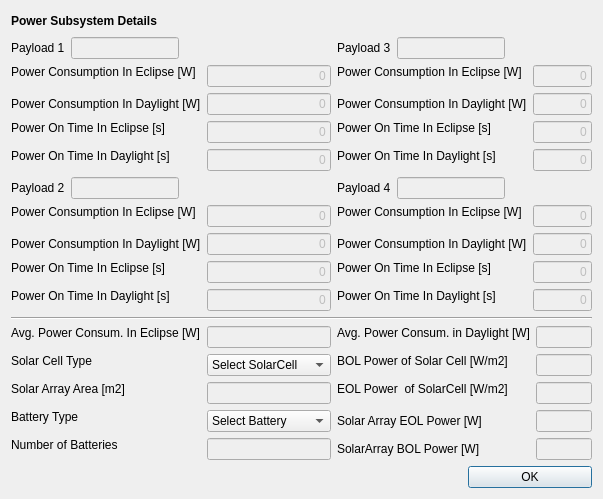
<?xml version="1.0" encoding="UTF-8"?>
<ui version="4.0">
 <class>PowerGUI</class>
 <widget class="QDialog" name="PowerGUI">
  <property name="geometry">
   <rect>
    <x>0</x>
    <y>0</y>
    <width>603</width>
    <height>475</height>
   </rect>
  </property>
  <property name="sizePolicy">
   <sizepolicy hsizetype="Fixed" vsizetype="Fixed">
    <horstretch>0</horstretch>
    <verstretch>0</verstretch>
   </sizepolicy>
  </property>
  <property name="windowTitle">
   <string>Dialog</string>
  </property>
  <layout class="QGridLayout" name="gridLayout">
   <item row="0" column="0">
    <widget class="QLabel" name="label">
     <property name="font">
      <font>
       <weight>75</weight>
       <bold>true</bold>
      </font>
     </property>
     <property name="text">
      <string>Power Subsystem Details</string>
     </property>
    </widget>
   </item>
   <item row="0" column="1" colspan="3">
    <spacer name="horizontalSpacer_3">
     <property name="orientation">
      <enum>Qt::Horizontal</enum>
     </property>
     <property name="sizeHint" stdset="0">
      <size>
       <width>487</width>
       <height>20</height>
      </size>
     </property>
    </spacer>
   </item>
   <item row="1" column="0" colspan="2">
    <layout class="QFormLayout" name="formLayout_8">
     <item row="0" column="0">
      <layout class="QFormLayout" name="formLayout">
       <item row="0" column="0">
        <widget class="QLabel" name="label_3">
         <property name="text">
          <string>Payload 1</string>
         </property>
        </widget>
       </item>
       <item row="0" column="1">
        <widget class="QLineEdit" name="PowerGUIPayload1NameLineEdit">
         <property name="enabled">
          <bool>false</bool>
         </property>
        </widget>
       </item>
      </layout>
     </item>
     <item row="0" column="1">
      <spacer name="horizontalSpacer_2">
       <property name="orientation">
        <enum>Qt::Horizontal</enum>
       </property>
       <property name="sizeHint" stdset="0">
        <size>
         <width>40</width>
         <height>20</height>
        </size>
       </property>
      </spacer>
     </item>
     <item row="1" column="0">
      <widget class="QLabel" name="label_26">
       <property name="sizePolicy">
        <sizepolicy hsizetype="Fixed" vsizetype="Fixed">
         <horstretch>0</horstretch>
         <verstretch>0</verstretch>
        </sizepolicy>
       </property>
       <property name="text">
        <string>Power Consumption In Eclipse [W]</string>
       </property>
       <property name="indent">
        <number>0</number>
       </property>
      </widget>
     </item>
     <item row="1" column="1">
      <widget class="QLineEdit" name="PowerGUIPayload1PowerInEclipseLineEdit">
       <property name="enabled">
        <bool>false</bool>
       </property>
       <property name="text">
        <string>0</string>
       </property>
       <property name="alignment">
        <set>Qt::AlignRight|Qt::AlignTrailing|Qt::AlignVCenter</set>
       </property>
      </widget>
     </item>
     <item row="3" column="0">
      <widget class="QLabel" name="label_30">
       <property name="sizePolicy">
        <sizepolicy hsizetype="Fixed" vsizetype="Fixed">
         <horstretch>0</horstretch>
         <verstretch>0</verstretch>
        </sizepolicy>
       </property>
       <property name="text">
        <string>Power On Time In Eclipse [s]</string>
       </property>
       <property name="indent">
        <number>0</number>
       </property>
      </widget>
     </item>
     <item row="3" column="1">
      <widget class="QLineEdit" name="PowerGUIPayload1PowerOnEclipseLineEdit">
       <property name="enabled">
        <bool>false</bool>
       </property>
       <property name="text">
        <string>0</string>
       </property>
       <property name="alignment">
        <set>Qt::AlignRight|Qt::AlignTrailing|Qt::AlignVCenter</set>
       </property>
      </widget>
     </item>
     <item row="4" column="0">
      <widget class="QLabel" name="label_41">
       <property name="sizePolicy">
        <sizepolicy hsizetype="Fixed" vsizetype="Fixed">
         <horstretch>0</horstretch>
         <verstretch>0</verstretch>
        </sizepolicy>
       </property>
       <property name="text">
        <string>Power On Time In Daylight [s]</string>
       </property>
       <property name="indent">
        <number>0</number>
       </property>
      </widget>
     </item>
     <item row="4" column="1">
      <widget class="QLineEdit" name="PowerGUIPayload1PowerOnDaylightLineEdit">
       <property name="enabled">
        <bool>false</bool>
       </property>
       <property name="text">
        <string>0</string>
       </property>
       <property name="alignment">
        <set>Qt::AlignRight|Qt::AlignTrailing|Qt::AlignVCenter</set>
       </property>
      </widget>
     </item>
     <item row="5" column="0">
      <layout class="QFormLayout" name="formLayout_2">
       <item row="0" column="0">
        <widget class="QLabel" name="label_4">
         <property name="text">
          <string>Payload 2</string>
         </property>
        </widget>
       </item>
       <item row="0" column="1">
        <widget class="QLineEdit" name="PowerGUIPayload2NameLineEdit">
         <property name="enabled">
          <bool>false</bool>
         </property>
        </widget>
       </item>
      </layout>
     </item>
     <item row="5" column="1">
      <spacer name="horizontalSpacer_5">
       <property name="orientation">
        <enum>Qt::Horizontal</enum>
       </property>
       <property name="sizeHint" stdset="0">
        <size>
         <width>40</width>
         <height>20</height>
        </size>
       </property>
      </spacer>
     </item>
     <item row="6" column="0">
      <widget class="QLabel" name="label_28">
       <property name="sizePolicy">
        <sizepolicy hsizetype="Fixed" vsizetype="Fixed">
         <horstretch>0</horstretch>
         <verstretch>0</verstretch>
        </sizepolicy>
       </property>
       <property name="text">
        <string>Power Consumption In Eclipse [W]</string>
       </property>
       <property name="indent">
        <number>0</number>
       </property>
      </widget>
     </item>
     <item row="6" column="1">
      <widget class="QLineEdit" name="PowerGUIPayload2PowerInEclipseLineEdit">
       <property name="enabled">
        <bool>false</bool>
       </property>
       <property name="text">
        <string>0</string>
       </property>
       <property name="alignment">
        <set>Qt::AlignRight|Qt::AlignTrailing|Qt::AlignVCenter</set>
       </property>
      </widget>
     </item>
     <item row="8" column="0">
      <widget class="QLabel" name="label_37">
       <property name="sizePolicy">
        <sizepolicy hsizetype="Fixed" vsizetype="Fixed">
         <horstretch>0</horstretch>
         <verstretch>0</verstretch>
        </sizepolicy>
       </property>
       <property name="text">
        <string>Power On Time In Eclipse [s]</string>
       </property>
       <property name="indent">
        <number>0</number>
       </property>
      </widget>
     </item>
     <item row="8" column="1">
      <widget class="QLineEdit" name="PowerGUIPayload2PowerOnEclipseLineEdit">
       <property name="enabled">
        <bool>false</bool>
       </property>
       <property name="text">
        <string>0</string>
       </property>
       <property name="alignment">
        <set>Qt::AlignRight|Qt::AlignTrailing|Qt::AlignVCenter</set>
       </property>
      </widget>
     </item>
     <item row="9" column="0">
      <widget class="QLabel" name="label_45">
       <property name="sizePolicy">
        <sizepolicy hsizetype="Fixed" vsizetype="Fixed">
         <horstretch>0</horstretch>
         <verstretch>0</verstretch>
        </sizepolicy>
       </property>
       <property name="text">
        <string>Power On Time In Daylight [s]</string>
       </property>
       <property name="indent">
        <number>0</number>
       </property>
      </widget>
     </item>
     <item row="9" column="1">
      <widget class="QLineEdit" name="PowerGUIPayload2PowerOnDaylightLineEdit">
       <property name="enabled">
        <bool>false</bool>
       </property>
       <property name="text">
        <string>0</string>
       </property>
       <property name="alignment">
        <set>Qt::AlignRight|Qt::AlignTrailing|Qt::AlignVCenter</set>
       </property>
      </widget>
     </item>
     <item row="2" column="0">
      <widget class="QLabel" name="label_2">
       <property name="text">
        <string>Power Consumption In Daylight [W]</string>
       </property>
      </widget>
     </item>
     <item row="7" column="0">
      <widget class="QLabel" name="label_7">
       <property name="text">
        <string>Power Consumption In Daylight [W]</string>
       </property>
      </widget>
     </item>
     <item row="2" column="1">
      <widget class="QLineEdit" name="PowerGUIPayload1PowerInDaylightLineEdit">
       <property name="enabled">
        <bool>false</bool>
       </property>
       <property name="text">
        <string>0</string>
       </property>
       <property name="alignment">
        <set>Qt::AlignRight|Qt::AlignTrailing|Qt::AlignVCenter</set>
       </property>
      </widget>
     </item>
     <item row="7" column="1">
      <widget class="QLineEdit" name="PowerGUIPayload2PowerInDaylightLineEdit">
       <property name="enabled">
        <bool>false</bool>
       </property>
       <property name="text">
        <string>0</string>
       </property>
       <property name="alignment">
        <set>Qt::AlignRight|Qt::AlignTrailing|Qt::AlignVCenter</set>
       </property>
      </widget>
     </item>
    </layout>
   </item>
   <item row="1" column="2" colspan="2">
    <layout class="QFormLayout" name="formLayout_7">
     <item row="0" column="0">
      <layout class="QFormLayout" name="formLayout_3">
       <property name="fieldGrowthPolicy">
        <enum>QFormLayout::AllNonFixedFieldsGrow</enum>
       </property>
       <item row="0" column="1">
        <widget class="QLineEdit" name="PowerGUIPayload3NameLineEdit">
         <property name="enabled">
          <bool>false</bool>
         </property>
        </widget>
       </item>
       <item row="0" column="0">
        <widget class="QLabel" name="label_5">
         <property name="text">
          <string>Payload 3</string>
         </property>
        </widget>
       </item>
      </layout>
     </item>
     <item row="0" column="1">
      <spacer name="horizontalSpacer_4">
       <property name="orientation">
        <enum>Qt::Horizontal</enum>
       </property>
       <property name="sizeHint" stdset="0">
        <size>
         <width>40</width>
         <height>20</height>
        </size>
       </property>
      </spacer>
     </item>
     <item row="1" column="0">
      <widget class="QLabel" name="label_27">
       <property name="sizePolicy">
        <sizepolicy hsizetype="Fixed" vsizetype="Fixed">
         <horstretch>0</horstretch>
         <verstretch>0</verstretch>
        </sizepolicy>
       </property>
       <property name="text">
        <string>Power Consumption In Eclipse [W]</string>
       </property>
       <property name="indent">
        <number>0</number>
       </property>
      </widget>
     </item>
     <item row="1" column="1">
      <widget class="QLineEdit" name="PowerGUIPayload3PowerInEclipseLineEdit">
       <property name="enabled">
        <bool>false</bool>
       </property>
       <property name="text">
        <string>0</string>
       </property>
       <property name="alignment">
        <set>Qt::AlignRight|Qt::AlignTrailing|Qt::AlignVCenter</set>
       </property>
      </widget>
     </item>
     <item row="3" column="0">
      <widget class="QLabel" name="label_40">
       <property name="sizePolicy">
        <sizepolicy hsizetype="Fixed" vsizetype="Fixed">
         <horstretch>0</horstretch>
         <verstretch>0</verstretch>
        </sizepolicy>
       </property>
       <property name="text">
        <string>Power On Time In Eclipse [s]</string>
       </property>
       <property name="indent">
        <number>0</number>
       </property>
      </widget>
     </item>
     <item row="3" column="1">
      <widget class="QLineEdit" name="PowerGUIPayload3PowerOnEclipseLineEdit">
       <property name="enabled">
        <bool>false</bool>
       </property>
       <property name="text">
        <string>0</string>
       </property>
       <property name="alignment">
        <set>Qt::AlignRight|Qt::AlignTrailing|Qt::AlignVCenter</set>
       </property>
      </widget>
     </item>
     <item row="4" column="0">
      <widget class="QLabel" name="label_42">
       <property name="sizePolicy">
        <sizepolicy hsizetype="Fixed" vsizetype="Fixed">
         <horstretch>0</horstretch>
         <verstretch>0</verstretch>
        </sizepolicy>
       </property>
       <property name="text">
        <string>Power On Time In Daylight [s]</string>
       </property>
       <property name="indent">
        <number>0</number>
       </property>
      </widget>
     </item>
     <item row="4" column="1">
      <widget class="QLineEdit" name="PowerGUIPayload3PowerOnDaylightLineEdit">
       <property name="enabled">
        <bool>false</bool>
       </property>
       <property name="text">
        <string>0</string>
       </property>
       <property name="alignment">
        <set>Qt::AlignRight|Qt::AlignTrailing|Qt::AlignVCenter</set>
       </property>
      </widget>
     </item>
     <item row="5" column="0">
      <layout class="QFormLayout" name="formLayout_4">
       <item row="0" column="0">
        <widget class="QLabel" name="label_6">
         <property name="text">
          <string>Payload 4</string>
         </property>
        </widget>
       </item>
       <item row="0" column="1">
        <widget class="QLineEdit" name="PowerGUIPayload4NameLineEdit">
         <property name="enabled">
          <bool>false</bool>
         </property>
        </widget>
       </item>
      </layout>
     </item>
     <item row="5" column="1">
      <spacer name="horizontalSpacer_6">
       <property name="orientation">
        <enum>Qt::Horizontal</enum>
       </property>
       <property name="sizeHint" stdset="0">
        <size>
         <width>40</width>
         <height>20</height>
        </size>
       </property>
      </spacer>
     </item>
     <item row="6" column="0">
      <widget class="QLabel" name="label_29">
       <property name="sizePolicy">
        <sizepolicy hsizetype="Fixed" vsizetype="Fixed">
         <horstretch>0</horstretch>
         <verstretch>0</verstretch>
        </sizepolicy>
       </property>
       <property name="text">
        <string>Power Consumption In Eclipse [W]</string>
       </property>
       <property name="indent">
        <number>0</number>
       </property>
      </widget>
     </item>
     <item row="6" column="1">
      <widget class="QLineEdit" name="PowerGUIPayload4PowerInEclipseLineEdit">
       <property name="enabled">
        <bool>false</bool>
       </property>
       <property name="text">
        <string>0</string>
       </property>
       <property name="alignment">
        <set>Qt::AlignRight|Qt::AlignTrailing|Qt::AlignVCenter</set>
       </property>
      </widget>
     </item>
     <item row="8" column="0">
      <widget class="QLabel" name="label_43">
       <property name="sizePolicy">
        <sizepolicy hsizetype="Fixed" vsizetype="Fixed">
         <horstretch>0</horstretch>
         <verstretch>0</verstretch>
        </sizepolicy>
       </property>
       <property name="text">
        <string>Power On Time In Eclipse [s]</string>
       </property>
       <property name="indent">
        <number>0</number>
       </property>
      </widget>
     </item>
     <item row="8" column="1">
      <widget class="QLineEdit" name="PowerGUIPayload4PowerOnEclipseLineEdit">
       <property name="enabled">
        <bool>false</bool>
       </property>
       <property name="text">
        <string>0</string>
       </property>
       <property name="alignment">
        <set>Qt::AlignRight|Qt::AlignTrailing|Qt::AlignVCenter</set>
       </property>
      </widget>
     </item>
     <item row="9" column="0">
      <widget class="QLabel" name="label_44">
       <property name="sizePolicy">
        <sizepolicy hsizetype="Fixed" vsizetype="Fixed">
         <horstretch>0</horstretch>
         <verstretch>0</verstretch>
        </sizepolicy>
       </property>
       <property name="text">
        <string>Power On Time In Daylight [s]</string>
       </property>
       <property name="indent">
        <number>0</number>
       </property>
      </widget>
     </item>
     <item row="2" column="0">
      <widget class="QLabel" name="label_8">
       <property name="text">
        <string>Power Consumption In Daylight [W]</string>
       </property>
      </widget>
     </item>
     <item row="7" column="0">
      <widget class="QLabel" name="label_9">
       <property name="text">
        <string>Power Consumption In Daylight [W]</string>
       </property>
      </widget>
     </item>
     <item row="2" column="1">
      <widget class="QLineEdit" name="PowerGUIPayload3PowerInDaylightLineEdit">
       <property name="enabled">
        <bool>false</bool>
       </property>
       <property name="text">
        <string>0</string>
       </property>
       <property name="alignment">
        <set>Qt::AlignRight|Qt::AlignTrailing|Qt::AlignVCenter</set>
       </property>
      </widget>
     </item>
     <item row="7" column="1">
      <widget class="QLineEdit" name="PowerGUIPayload4PowerInDaylightLineEdit">
       <property name="enabled">
        <bool>false</bool>
       </property>
       <property name="text">
        <string>0</string>
       </property>
       <property name="alignment">
        <set>Qt::AlignRight|Qt::AlignTrailing|Qt::AlignVCenter</set>
       </property>
      </widget>
     </item>
     <item row="9" column="1">
      <widget class="QLineEdit" name="PowerGUIPayload4PowerOnDaylightLineEdit">
       <property name="enabled">
        <bool>false</bool>
       </property>
       <property name="text">
        <string>0</string>
       </property>
       <property name="alignment">
        <set>Qt::AlignRight|Qt::AlignTrailing|Qt::AlignVCenter</set>
       </property>
      </widget>
     </item>
    </layout>
   </item>
   <item row="2" column="0" colspan="4">
    <widget class="Line" name="line">
     <property name="font">
      <font>
       <weight>50</weight>
       <bold>false</bold>
      </font>
     </property>
     <property name="orientation">
      <enum>Qt::Horizontal</enum>
     </property>
    </widget>
   </item>
   <item row="3" column="0" colspan="2">
    <layout class="QFormLayout" name="formLayout_6">
     <item row="0" column="0">
      <widget class="QLabel" name="label_31">
       <property name="sizePolicy">
        <sizepolicy hsizetype="Fixed" vsizetype="Fixed">
         <horstretch>0</horstretch>
         <verstretch>0</verstretch>
        </sizepolicy>
       </property>
       <property name="text">
        <string>Avg. Power Consum. In Eclipse [W]</string>
       </property>
       <property name="indent">
        <number>0</number>
       </property>
      </widget>
     </item>
     <item row="0" column="1">
      <widget class="QLineEdit" name="PowerGUIAveragePowerInEclipseLineEdit">
       <property name="enabled">
        <bool>false</bool>
       </property>
       <property name="alignment">
        <set>Qt::AlignRight|Qt::AlignTrailing|Qt::AlignVCenter</set>
       </property>
      </widget>
     </item>
     <item row="1" column="0">
      <widget class="QLabel" name="label_35">
       <property name="sizePolicy">
        <sizepolicy hsizetype="Fixed" vsizetype="Fixed">
         <horstretch>0</horstretch>
         <verstretch>0</verstretch>
        </sizepolicy>
       </property>
       <property name="text">
        <string>Solar Cell Type</string>
       </property>
       <property name="indent">
        <number>0</number>
       </property>
      </widget>
     </item>
     <item row="1" column="1">
      <widget class="QComboBox" name="PowerGUISolarCellTypeComboBox">
       <property name="enabled">
        <bool>true</bool>
       </property>
       <item>
        <property name="text">
         <string>Select SolarCell</string>
        </property>
       </item>
       <item>
        <property name="text">
         <string>Silicon</string>
        </property>
       </item>
       <item>
        <property name="text">
         <string>GaAs</string>
        </property>
       </item>
       <item>
        <property name="text">
         <string>Multijunction</string>
        </property>
       </item>
      </widget>
     </item>
     <item row="2" column="0">
      <widget class="QLabel" name="label_38">
       <property name="sizePolicy">
        <sizepolicy hsizetype="Fixed" vsizetype="Fixed">
         <horstretch>0</horstretch>
         <verstretch>0</verstretch>
        </sizepolicy>
       </property>
       <property name="text">
        <string>Solar Array Area [m2]</string>
       </property>
       <property name="indent">
        <number>0</number>
       </property>
      </widget>
     </item>
     <item row="2" column="1">
      <widget class="QLineEdit" name="PowerGUISolarArrayAreaLineEdit">
       <property name="enabled">
        <bool>false</bool>
       </property>
       <property name="alignment">
        <set>Qt::AlignRight|Qt::AlignTrailing|Qt::AlignVCenter</set>
       </property>
      </widget>
     </item>
     <item row="3" column="0">
      <widget class="QLabel" name="label_36">
       <property name="sizePolicy">
        <sizepolicy hsizetype="Fixed" vsizetype="Fixed">
         <horstretch>0</horstretch>
         <verstretch>0</verstretch>
        </sizepolicy>
       </property>
       <property name="text">
        <string>Battery Type</string>
       </property>
       <property name="indent">
        <number>0</number>
       </property>
      </widget>
     </item>
     <item row="3" column="1">
      <widget class="QComboBox" name="PowerGUIBatteryTypeComboBox">
       <property name="enabled">
        <bool>true</bool>
       </property>
       <item>
        <property name="text">
         <string>Select Battery</string>
        </property>
       </item>
       <item>
        <property name="text">
         <string>Lithium_Ion</string>
        </property>
       </item>
       <item>
        <property name="text">
         <string>Nickel_Cadmium</string>
        </property>
       </item>
       <item>
        <property name="text">
         <string>Lead_Acid</string>
        </property>
       </item>
      </widget>
     </item>
     <item row="4" column="0">
      <widget class="QLabel" name="label_39">
       <property name="sizePolicy">
        <sizepolicy hsizetype="Fixed" vsizetype="Fixed">
         <horstretch>0</horstretch>
         <verstretch>0</verstretch>
        </sizepolicy>
       </property>
       <property name="text">
        <string>Number of Batteries</string>
       </property>
       <property name="indent">
        <number>0</number>
       </property>
      </widget>
     </item>
     <item row="4" column="1">
      <widget class="QLineEdit" name="PowerGUIBatteryNumberLineEdit">
       <property name="enabled">
        <bool>false</bool>
       </property>
       <property name="alignment">
        <set>Qt::AlignRight|Qt::AlignTrailing|Qt::AlignVCenter</set>
       </property>
      </widget>
     </item>
    </layout>
   </item>
   <item row="3" column="2" colspan="2">
    <layout class="QFormLayout" name="formLayout_5">
     <property name="fieldGrowthPolicy">
      <enum>QFormLayout::AllNonFixedFieldsGrow</enum>
     </property>
     <item row="0" column="0">
      <widget class="QLabel" name="label_32">
       <property name="sizePolicy">
        <sizepolicy hsizetype="Fixed" vsizetype="Fixed">
         <horstretch>0</horstretch>
         <verstretch>0</verstretch>
        </sizepolicy>
       </property>
       <property name="text">
        <string>Avg. Power Consum. in Daylight [W]</string>
       </property>
       <property name="indent">
        <number>0</number>
       </property>
      </widget>
     </item>
     <item row="0" column="1">
      <widget class="QLineEdit" name="PowerGUIAveragePowerInDaylightLineEdit">
       <property name="enabled">
        <bool>false</bool>
       </property>
       <property name="alignment">
        <set>Qt::AlignRight|Qt::AlignTrailing|Qt::AlignVCenter</set>
       </property>
      </widget>
     </item>
     <item row="1" column="0">
      <widget class="QLabel" name="label_33">
       <property name="sizePolicy">
        <sizepolicy hsizetype="Fixed" vsizetype="Fixed">
         <horstretch>0</horstretch>
         <verstretch>0</verstretch>
        </sizepolicy>
       </property>
       <property name="text">
        <string>BOL Power of Solar Cell [W/m2]</string>
       </property>
       <property name="indent">
        <number>0</number>
       </property>
      </widget>
     </item>
     <item row="1" column="1">
      <widget class="QLineEdit" name="PowerGUIBOLPowerLineEdit">
       <property name="enabled">
        <bool>false</bool>
       </property>
       <property name="alignment">
        <set>Qt::AlignRight|Qt::AlignTrailing|Qt::AlignVCenter</set>
       </property>
      </widget>
     </item>
     <item row="2" column="0">
      <widget class="QLabel" name="label_34">
       <property name="sizePolicy">
        <sizepolicy hsizetype="Fixed" vsizetype="Fixed">
         <horstretch>0</horstretch>
         <verstretch>0</verstretch>
        </sizepolicy>
       </property>
       <property name="text">
        <string>EOL Power  of SolarCell [W/m2]</string>
       </property>
       <property name="indent">
        <number>0</number>
       </property>
      </widget>
     </item>
     <item row="2" column="1">
      <widget class="QLineEdit" name="PowerGUIEOLPowerLineEdit">
       <property name="enabled">
        <bool>false</bool>
       </property>
       <property name="alignment">
        <set>Qt::AlignRight|Qt::AlignTrailing|Qt::AlignVCenter</set>
       </property>
      </widget>
     </item>
     <item row="3" column="0">
      <widget class="QLabel" name="label_10">
       <property name="text">
        <string>Solar Array EOL Power [W]</string>
       </property>
      </widget>
     </item>
     <item row="3" column="1">
      <widget class="QLineEdit" name="SolarArrayEOLPowerLineEdit">
       <property name="enabled">
        <bool>false</bool>
       </property>
       <property name="alignment">
        <set>Qt::AlignRight|Qt::AlignTrailing|Qt::AlignVCenter</set>
       </property>
      </widget>
     </item>
     <item row="4" column="0">
      <widget class="QLabel" name="label_11">
       <property name="text">
        <string>SolarArray BOL Power [W]</string>
       </property>
      </widget>
     </item>
     <item row="4" column="1">
      <widget class="QLineEdit" name="SolarArrayBOLPowerLineEdit">
       <property name="enabled">
        <bool>false</bool>
       </property>
       <property name="alignment">
        <set>Qt::AlignRight|Qt::AlignTrailing|Qt::AlignVCenter</set>
       </property>
      </widget>
     </item>
    </layout>
   </item>
   <item row="4" column="0" colspan="3">
    <spacer name="horizontalSpacer">
     <property name="orientation">
      <enum>Qt::Horizontal</enum>
     </property>
     <property name="sizeHint" stdset="0">
      <size>
       <width>435</width>
       <height>20</height>
      </size>
     </property>
    </spacer>
   </item>
   <item row="4" column="3">
    <widget class="QPushButton" name="PowerGUISavePushButton">
     <property name="text">
      <string>OK</string>
     </property>
    </widget>
   </item>
  </layout>
 </widget>
 <resources/>
 <connections/>
</ui>
